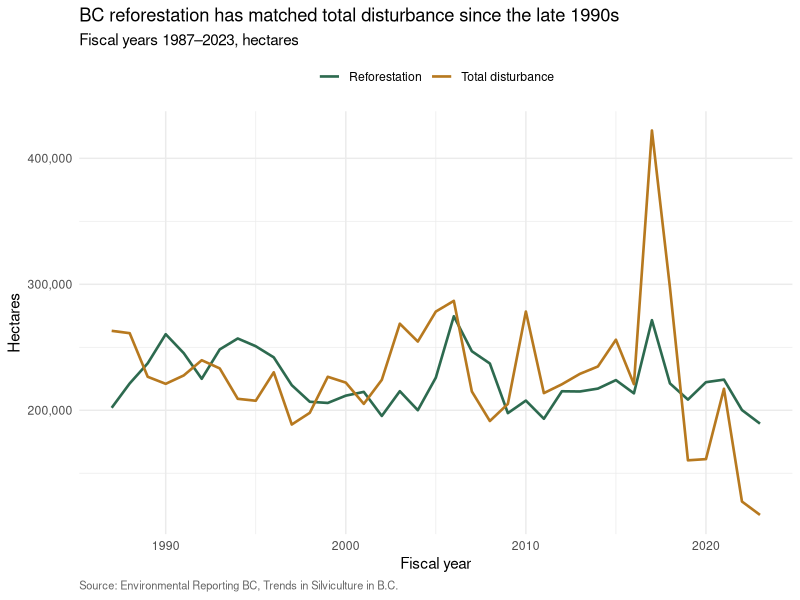
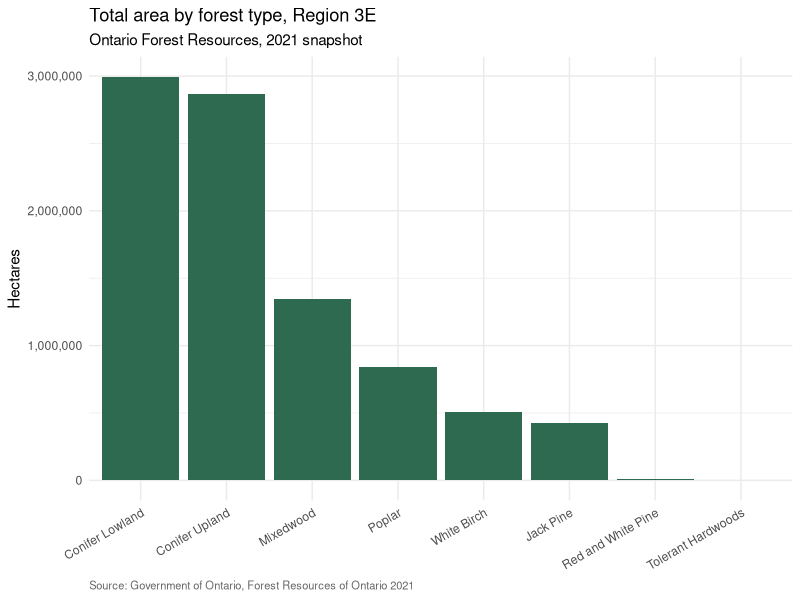

These figures' R source, in order:
## ---- chunk 1
#| include: false
library(tidyverse)
library(readxl)
library(here)
library(knitr)
library(scales)
## ---- chunk 2
#| echo: false
bc <- read_excel(here("data", "bc_disturbance_reforestation.xlsx"),
                 sheet = "Data")
ontario <- read_excel(here("data", "on_forest_statistics_1.xlsx"),
                      sheet = "Data")

tibble(
  Property = c("File", "Source", "Used for", "Shape", "Rows × Cols"),
  `BC silviculture` = c(
    "`bc_disturbance_reforestation.xlsx`",
    "BC Government / BC Data Catalogue",
    "Time-series charts (line, area)",
    "Time series (one row per fiscal year)",
    paste(nrow(bc), "×", ncol(bc))
  ),
  `Ontario forest stats` = c(
    "`on_forest_statistics_1.xlsx`",
    "Government of Ontario / Ontario Open Data Catalogue",
    "PivotTables, cross-classification charts",
    "Cross-classification (region × ownership × seral × type × age)",
    paste(nrow(ontario), "×", ncol(ontario))
  )
) |> kable()
## ---- chunk 3
#| fig-cap: "Preview of an Excel time-series chart: BC total disturbance and reforestation area (ha) by fiscal year, 1987–2023."
#| echo: false
#| fig.width: 7
#| fig.height: 3.5
#| fig-alt: "Line chart previewing an Excel time-series chart: BC total-disturbance and reforestation area in hectares across fiscal years, one coloured line per series."
bc |>
  pivot_longer(c(Total_Disturbance_ha, Reforestation_ha),
               names_to = "series", values_to = "ha") |>
  ggplot(aes(Fiscal_Year, ha, colour = series)) +
  geom_line(linewidth = 0.9) +
  scale_y_continuous(labels = comma) +
  scale_colour_manual(values = c("Reforestation_ha" = "#2D6A4F",
                                 "Total_Disturbance_ha" = "#B7791F"),
                      labels = c("Reforestation", "Total disturbance")) +
  labs(title = "BC reforestation has matched total disturbance since the late 1990s",
       subtitle = "Fiscal years 1987–2023, hectares",
       x = "Fiscal year", y = "Hectares", colour = NULL,
       caption = "Source: Environmental Reporting BC, Trends in Silviculture in B.C.") +
  theme_minimal(base_size = 11) +
  theme(legend.position = "top",
        plot.caption = element_text(hjust = 0, colour = "grey40", size = 8))
## ---- chunk 4
#| echo: false
ontario |>
  group_by(PFTName, SERAL_NAME) |>
  summarise(total_ha = sum(SumOfTotalHa), .groups = "drop") |>
  pivot_wider(names_from = SERAL_NAME, values_from = total_ha) |>
  mutate(across(where(is.numeric), \(x) format(round(x), big.mark = ","))) |>
  kable(caption = "Total area (ha) by forest type × seral stage — what your PivotTable should look like")
## ---- chunk 5
#| fig-cap: "Preview of an Excel PivotChart: total area (ha) by Ontario forest type."
#| echo: false
#| fig.width: 7
#| fig.height: 3.5
#| fig-alt: "Bar chart previewing an Excel PivotChart: total area in hectares by Ontario forest type (PFTName), sorted from largest to smallest."
ontario |>
  group_by(PFTName) |>
  summarise(total_ha = sum(SumOfTotalHa), .groups = "drop") |>
  arrange(desc(total_ha)) |>
  mutate(PFTName = fct_inorder(PFTName)) |>
  ggplot(aes(PFTName, total_ha)) +
  geom_col(fill = "#2D6A4F") +
  scale_y_continuous(labels = comma) +
  labs(title = "Total area by forest type, Region 3E",
       subtitle = "Ontario Forest Resources, 2021 snapshot",
       x = NULL, y = "Hectares",
       caption = "Source: Government of Ontario, Forest Resources of Ontario 2021") +
  theme_minimal(base_size = 11) +
  theme(axis.text.x = element_text(angle = 30, hjust = 1),
        plot.caption = element_text(hjust = 0, colour = "grey40", size = 8))
## ---- chunk 6
#| echo: false
ontario |>
  group_by(PFTName) |>
  summarise(total_ha = sum(SumOfTotalHa), .groups = "drop") |>
  arrange(desc(total_ha)) |>
  mutate(total_ha = comma(round(total_ha))) |>
  kable(caption = "Total area by forest type — should match the row totals of your PivotTable")
## ---- chunk 7
#| echo: false
ontario |>
  count(PFTName) |>
  arrange(desc(n)) |>
  kable(caption = "Number of age-class combinations per forest type")
